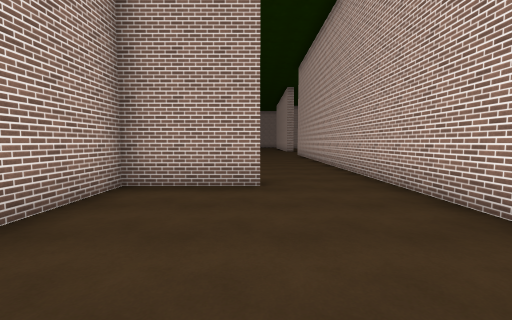
[1] (above)

19 first-person views from a walk through a Unity game level. The camera is 1.5 m above the floor, tilts 4° down and sees 90° across. The floor is counted in squares, 2 m on a side. Each view is taken from the middle of a square. On the plan, view 1 faces up. The plan holds only what a view shows up to about 9 squares ahead; the rest is blank. The place goes on beyond the plan. The player is left out. Surface patterns are stand-ins for the level's own textures.

[2]
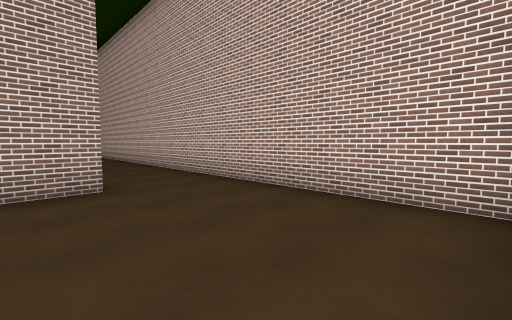

[3]
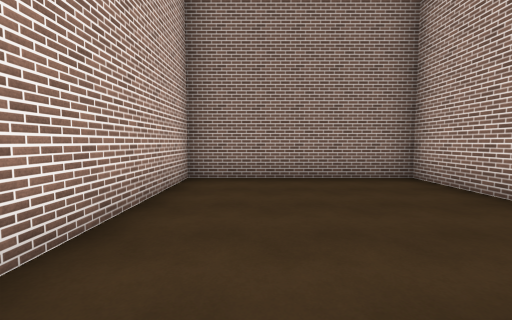

[4]
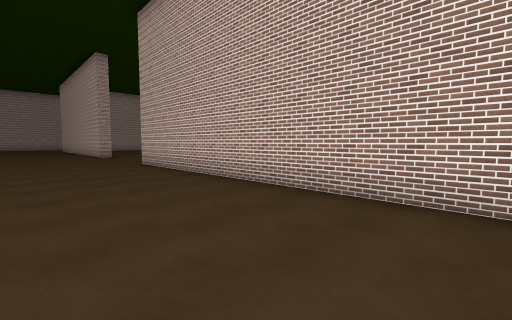

[5]
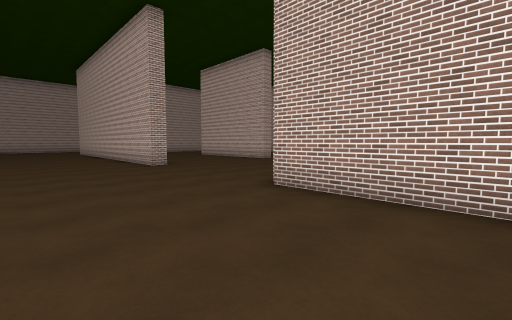

[6]
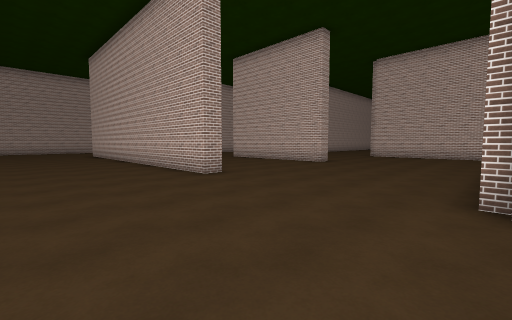

[7]
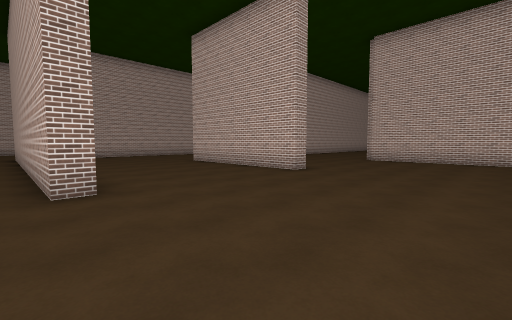

[8]
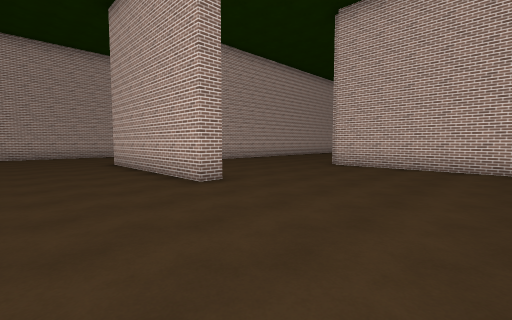

[9]
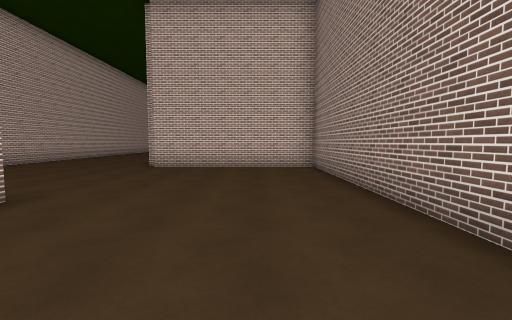

[10]
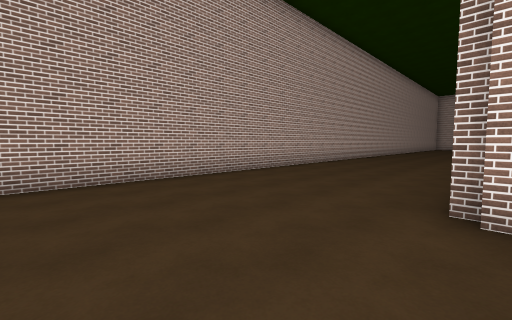

[11]
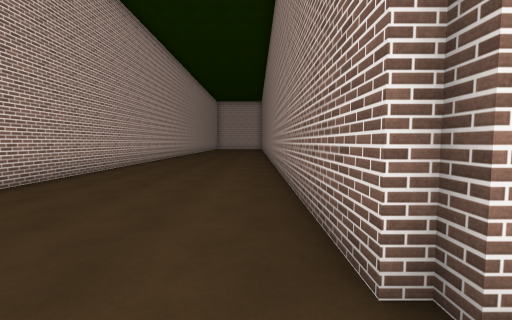

[12]
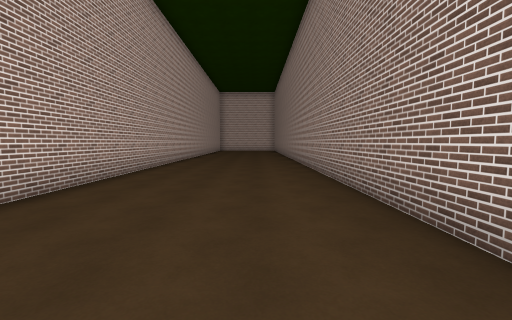

[13]
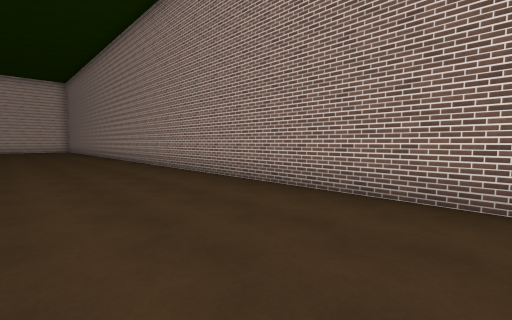

[14]
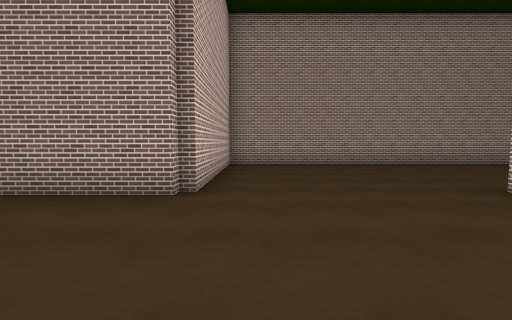

[15]
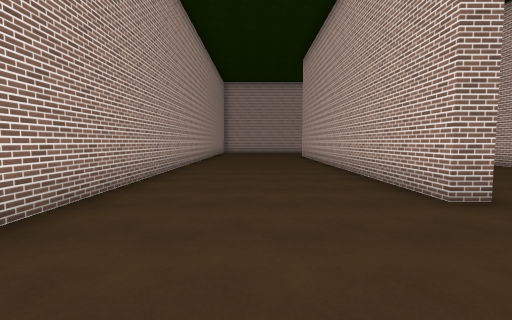

[16]
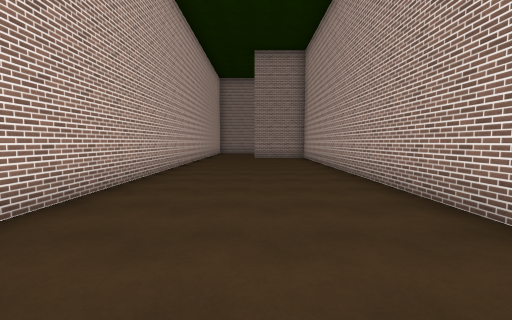

[17]
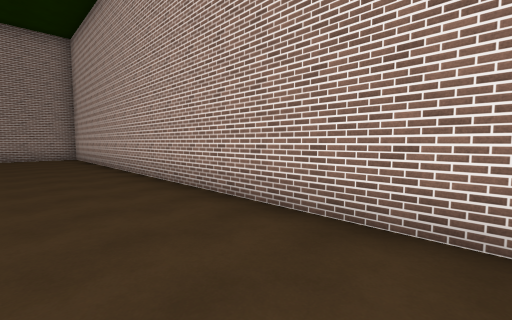

[18]
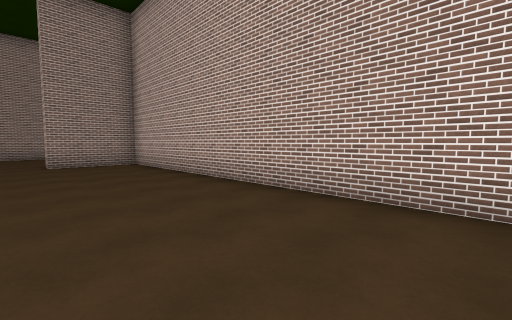

[19]
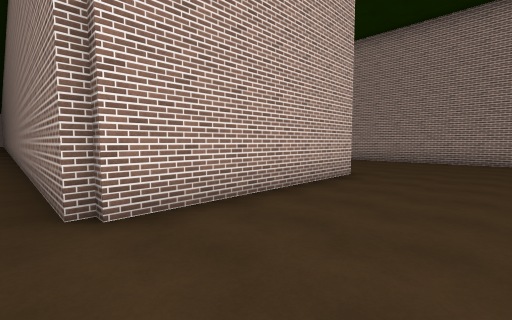

### Floor plan
Points are (right, up) in squares from view 1. A wall is a line through its corners. A room is listed if a view was taken in it or the views show most of it. See-through windows are left out.
Room 1 (views 1, 2)
walls: (0.1, 4.3) (-2.3, 4.3) (-2.3, -0.3) (2.4, -0.3) (2.4, 4.4)
ways out: opening at (1.5, 5) to room 2
Room 2 (views 3, 4, 5, 6, 7, 8, 9, 10, 11, 12, 13, 14, 15, 16, 17, 18, 19)
walls: (8.2, 20.2) (7.7, 20.2) (7.7, 25.6) (17.4, 25.6); (3, 20.2) (2.4, 20.2) (2.4, 26.5); (3.2, 15.2) (12.9, 15.2) (12.9, 20.4) (26, 20.4); (-2.3, 26) (-2.3, 4.9) (0.1, 4.9) (0.1, 4.3); (2.4, 4.4) (2.4, 15); (26, 25.1) (9.9, 25.1)
ways out: opening at (1.5, 5) to room 1

Where each view was taken, in squares from view 1:
view 1: 0 up, 0 right, facing up
view 2: 0 up, 1 left, facing up-right
view 3: 5 up, 1 right, facing down
view 4: 6 up, 1 left, facing up-right
view 5: 12 up, 1 left, facing up-right
view 6: 15 up, 1 left, facing up-right
view 7: 16 up, 2 right, facing up-right
view 8: 16 up, 5 right, facing up-right
view 9: 17 up, 5 right, facing right
view 10: 20 up, 10 right, facing up-right
view 11: 21 up, 12 right, facing right
view 12: 22 up, 17 right, facing right
view 13: 24 up, 16 right, facing down-right
view 14: 24 up, 12 right, facing down
view 15: 17 up, 0 right, facing up
view 16: 17 up, 0 right, facing down
view 17: 18 up, 0 right, facing down-left
view 18: 14 up, 1 right, facing down-left
view 19: 26 up, 5 right, facing down-right
